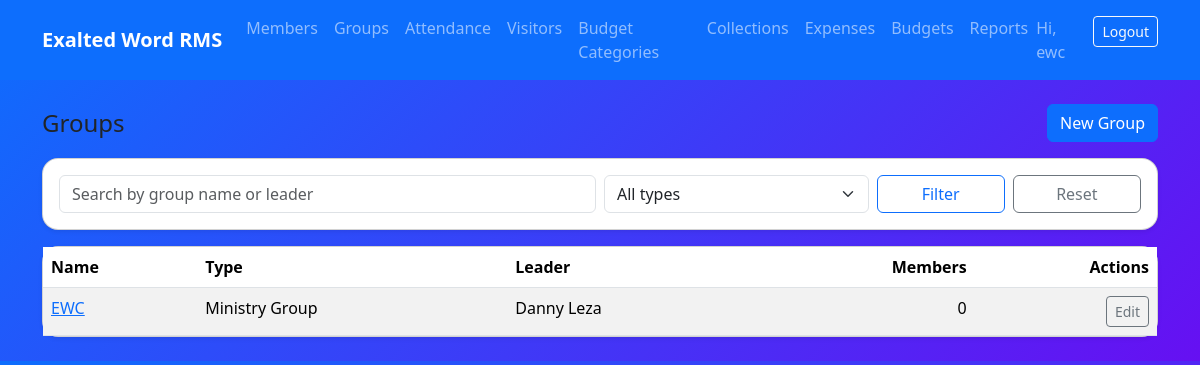
Screenshot of /groups/ (signed in) with the database file from the repository.
### groups/models.py (models this page shows, shortened)
class Group(TimeStampedModel):
    group_type = models.CharField(max_length=10, choices=GroupType.choices)
    name = models.CharField(max_length=150, unique=True)
    leader = models.ForeignKey(
        Member,
        on_delete=models.SET_NULL,
        null=True, blank=True,
        related_name="leading_groups",
        help_text="Optional: group leader"
    )
    members = models.ManyToManyField(Member, blank=True, related_name="church_groups")
    class Meta:
        ordering = ["group_type", "name"]
    @property
    def members_count(self):
        return self.members.count()

### members/models.py (models this page shows, shortened)
class Member(TimeStampedModel):
    member_no = models.CharField(max_length=30, unique=True)
    full_name = models.CharField(max_length=200)
    gender = models.CharField(max_length=10, choices=Gender.choices)
    age_category = models.CharField(max_length=10, choices=AgeCategory.choices)
    date_of_join = models.DateField()
    date_of_renewal = models.DateField(null=True, blank=True)
    address = models.CharField(max_length=255)
    area = models.CharField(max_length=120, blank=True)
    house_no = models.CharField(max_length=50, blank=True)
    email = models.EmailField(blank=True)
    phone1 = models.CharField(max_length=30)
    phone2 = models.CharField(max_length=30, blank=True)
    marital_status = models.CharField(max_length=10, choices=MaritalStatus.choices, blank=True)

### groups/views.py (the view)
# urls.py: path("", GroupListView.as_view(), name="list"),
class GroupListView(LoginRequiredMixin, ListView):
    model = Group
    template_name = "groups/group_list.html"
    paginate_by = 20
    def get_queryset(self):
        qs = super().get_queryset().select_related("leader").prefetch_related("members")
        q = self.request.GET.get("q")
        gtype = self.request.GET.get("type")
        if q:
            qs = qs.filter(Q(name__icontains=q) | Q(leader__full_name__icontains=q))
        if gtype in (GroupType.MINISTRY, GroupType.SERVICE):
            qs = qs.filter(group_type=gtype)
        return qs.order_by("group_type", "name")

### templates/groups/group_list.html (shortened to what this page needs)
{% extends "base.html" %}
{% block content %}
<div class="d-flex justify-content-between align-items-center mb-3">
  <h4 class="mb-0">Groups</h4>
  <a class="btn btn-primary" href="{% url 'groups:create' %}">New Group</a>
</div>
<div class="card shadow-sm mb-3">
  <div class="card-body">
    <form class="row g-2">
      <div class="col-md-6">
        <input name="q" value="{{ request.GET.q }}" class="form-control" placeholder="Search by group name or leader">
      </div>
      <div class="col-md-3">
        <select name="type" class="form-select">
          <option value="">All types</option>
        </select>
      </div>
      <div class="col-md-3 d-flex gap-2">
        <button class="btn btn-outline-primary w-100">Filter</button>
        <a class="btn btn-outline-secondary w-100" href="{% url 'groups:list' %}">Reset</a>
      </div>
    </form>
  </div>
</div>
<div class="card shadow-sm">
  <div class="table-responsive">
    <table class="table table-striped mb-0">
      <thead>
        <tr>
          <th>Name</th>
          <th>Type</th>
          <th>Leader</th>
          <th class="text-end">Members</th>
          <th class="text-end">Actions</th>
        </tr>
      </thead>
      <tbody>
        {% for g in object_list %}
        <tr>
          <td><a href="{% url 'groups:detail' g.pk %}">{{ g.name }}</a></td>
          <td>{{ g.get_group_type_display }}</td>
          <td>{% if g.leader %}{{ g.leader.full_name }}{% else %}-{% endif %}</td>
          <td class="text-end">{{ g.members_count }}</td>
          <td class="text-end">
            <a class="btn btn-sm btn-outline-secondary" href="{% url 'groups:update' g.pk %}">Edit</a>
          </td>
        </tr>
        {% empty %}
        <tr><td colspan="5" class="text-center py-4">No groups found.</td></tr>
        {% endfor %}
      </tbody>
    </table>
  </div>
</div>
{% endblock %}

### templates/includes/nav.html (shortened to what this page needs)
<nav class="navbar navbar-expand-lg navbar-dark bg-primary">
  <div class="container">
    <a class="navbar-brand" href="{% url 'dashboard' %}">Exalted Word RMS</a>
    <div class="collapse navbar-collapse" id="nav">
      <ul class="navbar-nav me-auto">
        <li class="nav-item"><a class="nav-link" href="{% url 'members:list' %}">Members</a></li>
        <li class="nav-item"><a class="nav-link" href="{% url 'groups:list' %}">Groups</a></li>
        <li class="nav-item"><a class="nav-link" href="{% url 'services:attendance_list' %}">Attendance</a></li>
        <li class="nav-item"><a class="nav-link" href="{% url 'visitors:list' %}">Visitors</a></li>
        <li class="nav-item"><a class="nav-link" href="{% url 'finance:categories_list' %}">Budget Categories</a></li>
        <li class="nav-item"><a class="nav-link" href="{% url 'finance:collections_list' %}">Collections</a></li>
        <li class="nav-item"><a class="nav-link" href="{% url 'finance:expenses_list' %}">Expenses</a></li>
        <li class="nav-item"><a class="nav-link" href="{% url 'finance:plans_list' %}">Budgets</a></li>
        <li class="nav-item"><a class="nav-link" href="{% url 'finance:reports_home' %}">Reports</a></li>
      </ul>
      <ul class="navbar-nav">
        {% if user.is_authenticated %}
          <li class="nav-item"><span class="navbar-text me-2">Hi, {{ user.username }}</span></li>
          <li class="nav-item">
            <form method="post" action="{% url 'logout' %}">
              <button class="btn btn-sm btn-outline-light">Logout</button>
            </form>
          </li>
        {% else %}
          <li class="nav-item"><a class="btn btn-sm btn-outline-light" href="{% url 'login' %}">Login</a></li>
        {% endif %}
      </ul>
    </div>
  </div>
</nav>

### templates/base.html (style rules this page uses)
body { background-color: #f8f9fa; }
.card { border-radius: 1rem; }
.navbar-brand { font-weight: 700; }

### rows the page displays
Group: name "EWC", group_type "Ministry Group", leader.full_name "Danny Leza", members_count "0"

### other values shown
{{ user.username }} "ewc"
